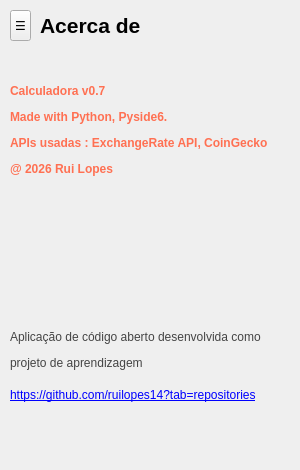
   <widget class="QWidget" name="page_2">
    <widget class="QLabel" name="label_distancias_9">
     <property name="geometry">
      <rect>
       <x>40</x>
       <y>5</y>
       <width>191</width>
       <height>41</height>
      </rect>
     </property>
     <property name="text">
      <string>&lt;html&gt;&lt;head/&gt;&lt;body&gt;&lt;p&gt;&lt;span style=&quot; font-size:16pt; font-weight:600;&quot;&gt;Acerca de&lt;/span&gt;&lt;/p&gt;&lt;/body&gt;&lt;/html&gt;</string>
     </property>
    </widget>
    <widget class="QToolButton" name="toolButton_9">
     <property name="geometry">
      <rect>
       <x>10</x>
       <y>10</y>
       <width>21</width>
       <height>31</height>
      </rect>
     </property>
     <property name="font">
      <font/>
     </property>
     <property name="tabletTracking">
      <bool>false</bool>
     </property>
     <property name="styleSheet">
      <string notr="true">QToolButton:hover {
        color: #000;
        background-color: #e0e0e0;
        border-radius: 5px;
    }
 </string>
     </property>
     <property name="text">
      <string>☰</string>
     </property>
    </widget>
    <widget class="QLabel" name="label_10">
     <property name="geometry">
      <rect>
       <x>10</x>
       <y>50</y>
       <width>281</width>
       <height>161</height>
      </rect>
     </property>
     <property name="styleSheet">
      <string notr="true">font-size: 12px;
font-weight: bold;
color: #ff7052;</string>
     </property>
     <property name="text">
      <string>&lt;html&gt;&lt;head/&gt;&lt;body&gt;&lt;p&gt;Calculadora v0.7&lt;/p&gt;&lt;p&gt;Made with Python, Pyside6.&lt;/p&gt;&lt;p&gt;APIs usadas : ExchangeRate API, CoinGecko&lt;/p&gt;&lt;p&gt;@ 2026 Rui Lopes &lt;/p&gt;&lt;/body&gt;&lt;/html&gt;</string>
     </property>
    </widget>
    <widget class="QLabel" name="label_11">
     <property name="geometry">
      <rect>
       <x>10</x>
       <y>320</y>
       <width>271</width>
       <height>141</height>
      </rect>
     </property>
     <property name="styleSheet">
      <string notr="true">font-size: 12px;
color: #444;</string>
     </property>
     <property name="text">
      <string>&lt;html&gt;&lt;head/&gt;&lt;body&gt;&lt;p&gt;Aplicação de código aberto desenvolvida como&lt;/p&gt;&lt;p&gt;projeto de aprendizagem&lt;/p&gt;&lt;p&gt;&lt;br/&gt;&lt;/p&gt;&lt;p&gt;&lt;br/&gt;&lt;/p&gt;&lt;/body&gt;&lt;/html&gt;</string>
     </property>
    </widget>
    <widget class="QLabel" name="label_link">
     <property name="geometry">
      <rect>
       <x>10</x>
       <y>380</y>
       <width>261</width>
       <height>31</height>
      </rect>
     </property>
     <property name="styleSheet">
      <string notr="true"/>
     </property>
     <property name="text">
      <string>&lt;html&gt;&lt;head/&gt;&lt;body&gt;&lt;p&gt;&lt;a href=&quot;https://github.com/ruilopes14?tab=repositories&quot;&gt;&lt;span style=&quot; text-decoration: underline; color:#0000ff;&quot;&gt;https://github.com/ruilopes14?tab=repositories&lt;/span&gt;&lt;/a&gt;&lt;/p&gt;&lt;/body&gt;&lt;/html&gt;</string>
     </property>
    </widget>
   </widget>
